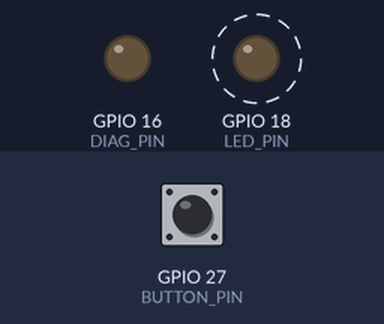
Simulated run of this sketch. Board: ESP32. On the bench: output pins drawn as LEDs (lit = HIGH). Dashed ring = blinking. The test bench sets the inputs (shaded band); at power-on: GPIO 27 (BUTTON_PIN) HIGH.

Above: at 1.2 s.
1.3 s: GPIO 27 (BUTTON_PIN) pulled LOW for 0.15 s
At 1.37 s:
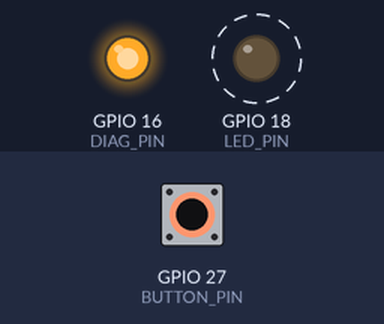
4.3 s: GPIO 27 (BUTTON_PIN) pulled LOW for 1 s
At 6.5 s:
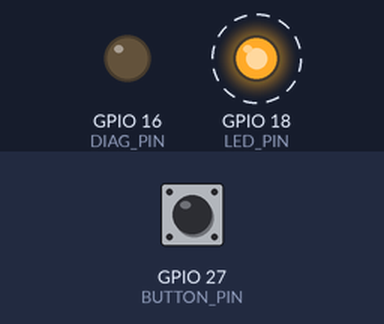
7.3 s: GPIO 27 (BUTTON_PIN) pulled LOW for 3.2 s
At 8.4 s:
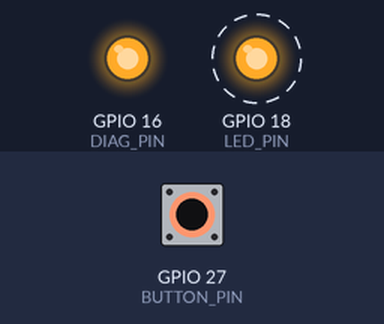
Timing chart, 0 to 18.0 s (numbered marks = the images above; inputs shaded):
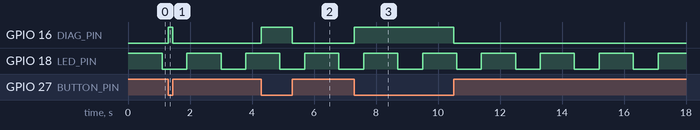

The sketch:

05_Bonus_N07.ino
```cpp
// SMMeH-L01-1.0-N07 | SMMeH | ESP32 clasic WROOM
// Verifica GPIO pe pinout-ul placii exacte. Serial Monitor 115200.
#include <Arduino.h>
const int N = 7;
const int LED_PIN = 18;
const int BUTTON_PIN = 27;
const int DHT_PIN = 4;
const unsigned long T_ON = 1100UL;
const unsigned long T_OFF = 800UL;
const unsigned long T_SENSOR = 3000UL;
// Extensie: al doilea LED, cu rezistor propriu 330 ohmi
const int DIAG_PIN = 16;
unsigned long lastChange = 0;
bool ledOn = true;
void setup() {
  Serial.begin(115200);
  pinMode(LED_PIN, OUTPUT);
  pinMode(DIAG_PIN, OUTPUT);
  pinMode(BUTTON_PIN, INPUT_PULLUP);
  digitalWrite(LED_PIN, HIGH);
  lastChange = millis();
}
void loop() {
  unsigned long now = millis();
  unsigned long interval = ledOn ? T_ON : T_OFF;
  if (now - lastChange >= interval) {
    lastChange = now;
    ledOn = !ledOn;
    digitalWrite(LED_PIN, ledOn ? HIGH : LOW);
  }
  bool pressed = digitalRead(BUTTON_PIN) == LOW;
  digitalWrite(DIAG_PIN, pressed ? HIGH : LOW);
}
```

Measured:
- after the input at 1.3 s, GPIO 16 (DIAG_PIN): LOW → HIGH at once, → LOW 0.15 s later
- after the input at 4.3 s, GPIO 16 (DIAG_PIN): LOW → HIGH at once, → LOW 1.0 s later
- after the input at 7.3 s, GPIO 16 (DIAG_PIN): LOW → HIGH at once, → LOW 3.2 s later
- by itself, GPIO 18 (LED_PIN): alternates HIGH for 1.1 s and LOW for 0.80 s
